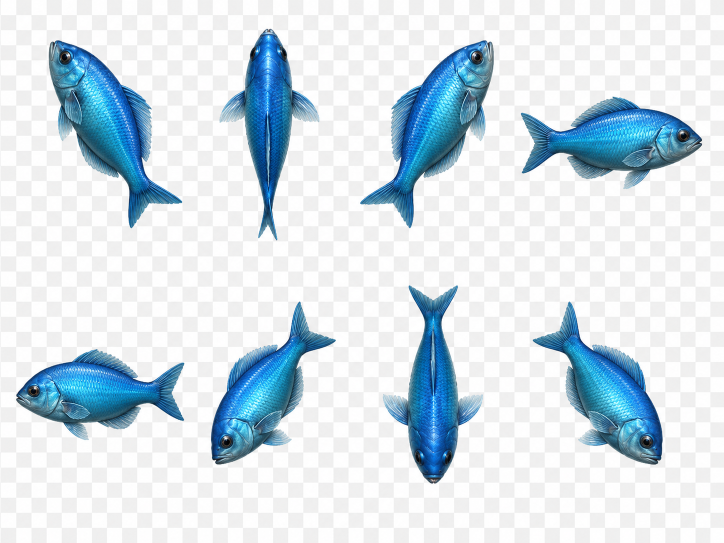
#> input picture assets/ikan-muzair/ChatGPT Image 20 Mei 2026, 08.27.58.png, 1448 x 1086 px (shown at 1/2 size)
$ python process_realistic_fish.py
#> lines starting #> are read from the running program, lines starting #| are printed output that depends on the picture; after the words box and inside, x2 and y2 are one past the last pixel; in counts of white or black regions, pixels touching at a corner belong together
from __future__ import annotations

from collections import deque
from dataclasses import dataclass
from pathlib import Path

import numpy as np
from PIL import Image, ImageDraw


@dataclass
class Component:
    area: int
    min_x: int
    min_y: int
    max_x: int
    max_y: int
    pixels: np.ndarray

    @property
    def cx(self) -> float:
        return (self.min_x + self.max_x) / 2.0

    @property
    def cy(self) -> float:
        return (self.min_y + self.max_y) / 2.0


def connected_components(mask: np.ndarray) -> list[Component]:
    h, w = mask.shape
    visited = np.zeros((h, w), dtype=np.uint8)
    result: list[Component] = []
    for y in range(h):
        for x in range(w):
            if not mask[y, x] or visited[y, x]:
                continue
            q = deque([(y, x)])
            visited[y, x] = 1
            px = []
            min_x = max_x = x
            min_y = max_y = y
            while q:
                cy, cx = q.popleft()
                px.append((cy, cx))
                if cx < min_x:
                    min_x = cx
                if cx > max_x:
                    max_x = cx
                if cy < min_y:
                    min_y = cy
                if cy > max_y:
                    max_y = cy
                for ny, nx in ((cy - 1, cx), (cy + 1, cx), (cy, cx - 1), (cy, cx + 1)):
                    if 0 <= ny < h and 0 <= nx < w and mask[ny, nx] and not visited[ny, nx]:
                        visited[ny, nx] = 1
                        q.append((ny, nx))
            pixels = np.array(px, dtype=np.int32)
            result.append(
                Component(
                    area=pixels.shape[0],
                    min_x=min_x,
                    min_y=min_y,
                    max_x=max_x,
                    max_y=max_y,
                    pixels=pixels,
                )
            )
    return result


def build_alpha(rgb: np.ndarray) -> np.ndarray:
    # Checkerboard punya channel hampir sama; ikan punya chroma kuat.
    max_ch = rgb.max(axis=2).astype(np.int16)
    min_ch = rgb.min(axis=2).astype(np.int16)
    chroma = max_ch - min_ch
    # Soft alpha dari chroma agar tepian ikan tetap halus.
    alpha_soft = np.clip((chroma - 3) * 18, 0, 255).astype(np.uint8)
    return alpha_soft


def main() -> None:
    root = Path(__file__).resolve().parents[1]
    src = root / "assets" / "ikan-muzair" / "ChatGPT Image 20 Mei 2026, 08.27.58.png"
    out_dir = root / "assets" / "fish" / "realistic"
    out_dir.mkdir(parents=True, exist_ok=True)

    img = Image.open(src).convert("RGB")
#> img is the input picture: PIL image 1448x1086 RGB; mean R, G, B 211.3, 224.3, 232.5
    rgb = np.array(img)
    h, w, _ = rgb.shape
#> h = 1086; w = 1448

    max_ch = rgb.max(axis=2).astype(np.int16)
    min_ch = rgb.min(axis=2).astype(np.int16)
    chroma = max_ch - min_ch

    # Mask awal foreground dari saturasi/chroma.
    mask = chroma > 26
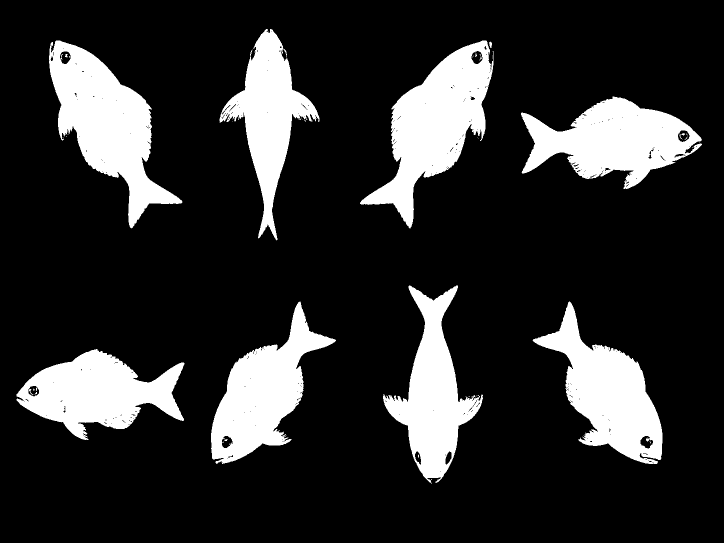
#> mask: shape (1086, 1448) bool (shown at 1/2 size); 17.8% white; 48 white regions (36 under 20 px), largest, box (x1, y1, x2, y2) and area: (98, 81, 365, 457) 40980, (720, 81, 987, 457) 40503, (1042, 193, 1404, 378) 35754
    comps = connected_components(mask)
#> comps = 66 items
    comps = sorted(comps, key=lambda c: c.area, reverse=True)
    top8 = comps[:8]
#> top8 = 8 items
    if len(top8) != 8:
        raise RuntimeError(f"Expected 8 fish objects, found {len(top8)}")

    # Urutkan 2 baris x 4 kolom.
    top8_sorted = sorted(top8, key=lambda c: c.cy)
#> top8_sorted = 8 items
    row1 = sorted(top8_sorted[:4], key=lambda c: c.cx)
#> row1 = 4 items
    row2 = sorted(top8_sorted[4:], key=lambda c: c.cx)
#> row2 = 4 items
    ordered = row1 + row2
#> ordered = 8 items

    names = [
        "fish-up-left.png",
        "fish-up.png",
        "fish-up-right.png",
        "fish-right.png",
        "fish-left.png",
        "fish-down-left.png",
        "fish-down.png",
        "fish-down-right.png",
    ]

    alpha_soft = build_alpha(rgb)
    pad = 14
    crops = []
    for comp in ordered:
        x1 = max(0, comp.min_x - pad)
        y1 = max(0, comp.min_y - pad)
        x2 = min(w - 1, comp.max_x + pad)
        y2 = min(h - 1, comp.max_y + pad)

        crop_rgb = rgb[y1 : y2 + 1, x1 : x2 + 1]
        crop_alpha = alpha_soft[y1 : y2 + 1, x1 : x2 + 1].copy()

        # Jaga agar tubuh ikan tidak berlubang: isi area komponen utama solid.
        local_mask = np.zeros_like(crop_alpha, dtype=np.uint8)
        for py, px in comp.pixels:
            ly = py - y1
            lx = px - x1
            if 0 <= ly < local_mask.shape[0] and 0 <= lx < local_mask.shape[1]:
                local_mask[ly, lx] = 255
        crop_alpha = np.maximum(crop_alpha, local_mask)

        rgba = np.dstack([crop_rgb, crop_alpha])
        crops.append(Image.fromarray(rgba, mode="RGBA"))
#> this loop made 8 passes
#> (x1, y1, x2, y2) on passes 1 to 8: (84, 67, 378, 470), (425, 44, 652, 494), (706, 67, 1000, 470), (1028, 179, 1417, 391), (19, 684, 382, 893), (408, 589, 685, 941), (752, 556, 979, 980), (1051, 589, 1338, 941)
#> pass 1, in main, `crop_alpha = alpha_soft[y1 : y2 + 1, x1 : x2 + 1].copy()`:
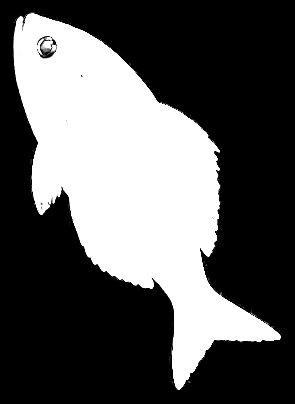
#> crop_alpha: shape (404, 295); min 0, max 255, mean 90
#> after the loop:
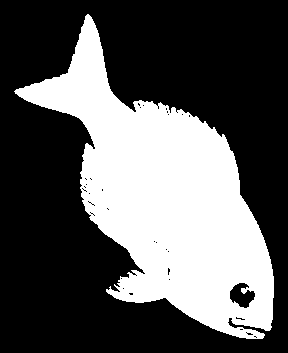
#> local_mask: shape (353, 288); 34.6% white; 1 white region, box (x1, y1, x2, y2) and area: (14, 14, 274, 339) 35174
#> after the loop:
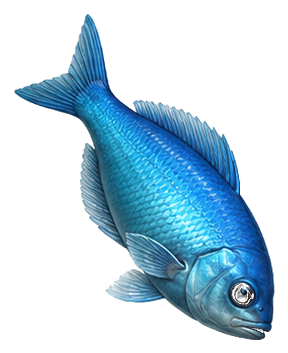
#> rgba: shape (353, 288, 4); mean R, G, B, A 180, 205.9, 221, 90.8; transparent parts drawn white
#> after the loop, crops = 8 items

    max_w = max(im.width for im in crops)
#> max_w = 390
    max_h = max(im.height for im in crops)
#> max_h = 451

    output_paths: list[Path] = []
    for name, fish_img in zip(names, crops):
        canvas = Image.new("RGBA", (max_w, max_h), (0, 0, 0, 0))
        ox = (max_w - fish_img.width) // 2
        oy = (max_h - fish_img.height) // 2
        canvas.paste(fish_img, (ox, oy), fish_img)
        out_path = out_dir / name
        canvas.save(out_path)
        output_paths.append(out_path)
#> this loop made 8 passes
#> (name, ox, oy) on passes 1 to 8: ('fish-up-left.png', 47, 23), ('fish-up.png', 81, 0), ('fish-up-right.png', 47, 23), ('fish-right.png', 0, 119), ('fish-left.png', 13, 120), ('fish-down-left.png', 56, 49), ('fish-down.png', 81, 13), ('fish-down-right.png', 51, 49)
#> pass 1, in main, `canvas.save(out_path)`:
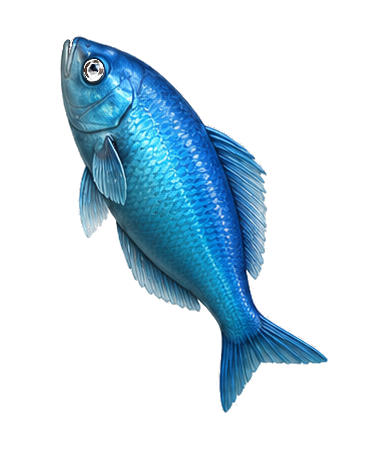
#> saved as fish-up-left.png: PIL image 390x451 RGBA; mean R, G, B, A 12.9, 30.6, 41.2, 60.7; transparent parts drawn white
#> after the loop:
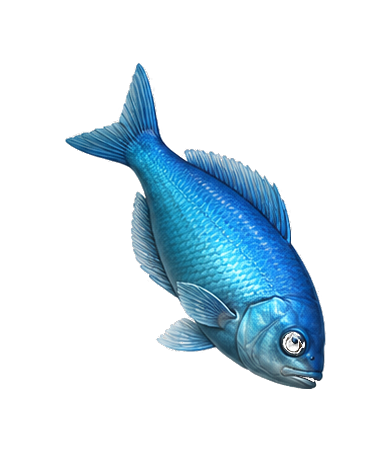
#> canvas: PIL image 390x451 RGBA; mean R, G, B, A 12.5, 27.6, 36.3, 52.2; transparent parts drawn white
#> after the loop, output_paths = 8 items

    # Preview contact sheet 4x2.
    cell_w, cell_h = max_w, max_h + 24
#> cell_w = 390; cell_h = 475
    preview = Image.new("RGBA", (cell_w * 4, cell_h * 2), (22, 26, 30, 255))
    draw = ImageDraw.Draw(preview)
    labels = [
        "up-left",
        "up",
        "up-right",
        "right",
        "left",
        "down-left",
        "down",
        "down-right",
    ]
    for i, out_path in enumerate(output_paths):
        sprite = Image.open(out_path).convert("RGBA")
        col = i % 4
#> col = 0
        row = i // 4
#> row = 0
        x = col * cell_w
#> x = 0
        y = row * cell_h
#> y = 0
        preview.alpha_composite(sprite, (x + (cell_w - max_w) // 2, y))
        draw.text((x + 8, y + max_h + 4), labels[i], fill=(230, 235, 240, 255))

    preview_path = out_dir / "fish-contact-sheet.png"
    preview.save(preview_path)
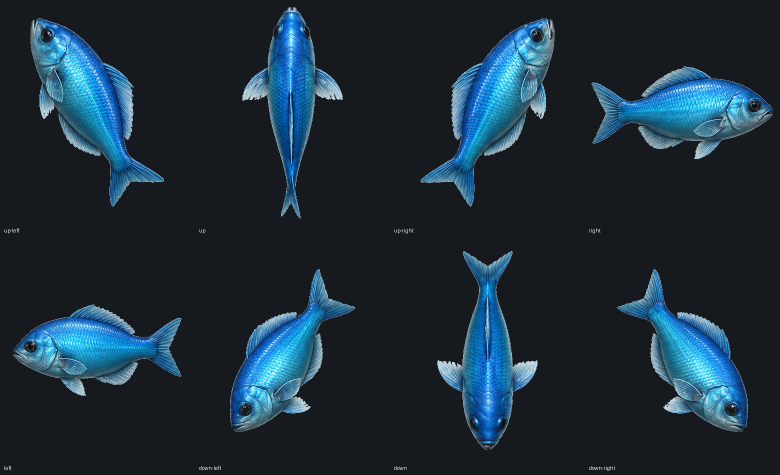
#> saved as fish-contact-sheet.png: PIL image 1560x950 RGBA (shown at 1/2 size); mean R, G, B, A 28.4, 45.5, 57.5, 255

    print(f"SOURCE: {src}")
    print("OUTPUTS:")
    for p in output_paths:
        print(f"- {p}")
#> this loop made 8 passes
#| - assets/fish/realistic/fish-up-left.png
#| - assets/fish/realistic/fish-up.png
#| - assets/fish/realistic/fish-up-right.png
#| - assets/fish/realistic/fish-right.png
#| - assets/fish/realistic/fish-left.png
#| - assets/fish/realistic/fish-down-left.png
#| - assets/fish/realistic/fish-down.png
#| - assets/fish/realistic/fish-down-right.png
    print(f"PREVIEW: {preview_path}")
#| PREVIEW: assets/fish/realistic/fish-contact-sheet.png
    print("METHOD: foreground mask via chroma threshold + connected-components top-8 + padded crop + centered unified canvas + RGBA alpha from chroma.")


if __name__ == "__main__":
    main()
